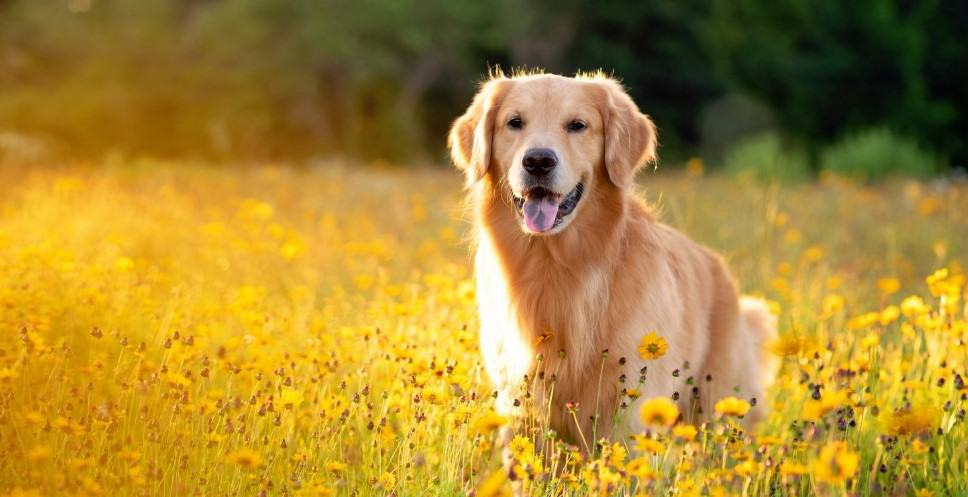
#> input picture dog.jpg, 968 x 497 px
$ jupyter execute Feature_Extraction.ipynb   (shell and % lines are left out)
#> lines starting #> are read from the running program, lines starting #| are printed output that depends on the picture
<a href="https://colab.research.google.com/github/himanithakar1002/Feature-Extraction/blob/main/Feature_Extraction.ipynb" target="_parent"></a>

[cell 1]
from google.colab import files
import pandas as pd
import numpy as np
import matplotlib.pyplot as plt
from skimage.io import imread, imshow
from PIL import Image

[cell 2]
uploded=files.upload()
#> the answer given: dog.jpg

[cell 3]
image1 = imread('dog.jpg')
#> image1 is the input picture: shape (497, 968, 3); mean R, G, B 167.5, 133.7, 48.4
imshow(image1);

[cell 4]
image2 = imread('dog.jpg', as_gray=True)
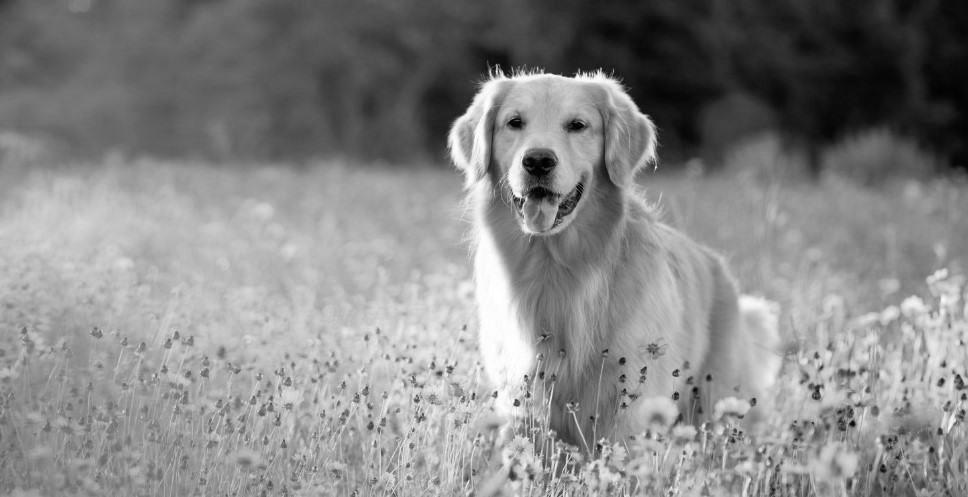
#> image2: shape (497, 968) float64; min 0.000833, max 1, mean 0.528
imshow(image2);

[cell 5]
print(image1.shape)
#| (497, 968, 3)
print(image2.shape)
#| (497, 968)

[cell 6]
print(image1.size)
#| 1443288
print(image2.size)
#| 481096

[cell 7]
pixel_feat1 = np.reshape(image2, (497 * 968))
pixel_feat1

[cell 8]
pixel_feat2 = np.reshape(image1, (497 * 968 * 3))
pixel_feat2

[cell 9]
from skimage.exposure import histogram
hist, hist_centers = histogram(image2)
#> hist = 256 values, max 4504 at index 186, min 3 at index 0, mean 1879.3; hist_centers = 256 values from 0.00278 to 0.998

#Plotting the Image and the Histogram of gray values
fig, axes = plt.subplots(1, 2, figsize=(8, 3))
axes[0].imshow(image2, cmap=plt.cm.gray)
axes[0].axis('off')
axes[1].plot(hist_centers, hist, lw=2)
axes[1].set_title('histogram of gray values')
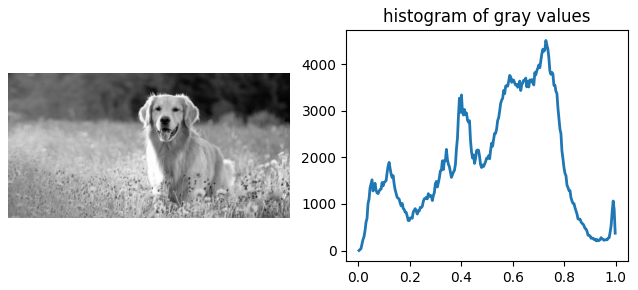
#> figure drawn by matplotlib, 2 panels; panel 2: curve peaks at x = 0.729, y = 4504

[cell 10]
import cv2
from google.colab.patches import cv2_imshow

img_rotate_90_clockwise = cv2.rotate(image1, cv2.ROTATE_90_CLOCKWISE)
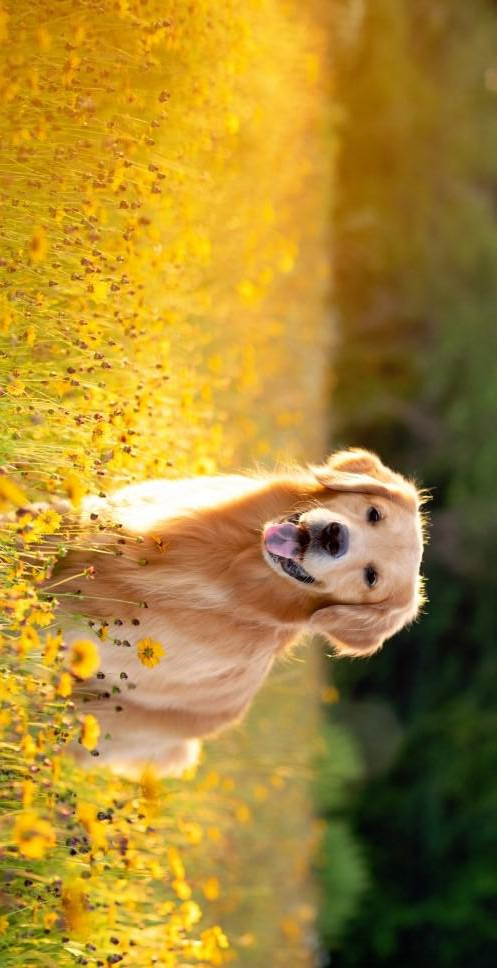
#> img_rotate_90_clockwise: shape (968, 497, 3); mean R, G, B 167.5, 133.7, 48.4
cv2_imshow(img_rotate_90_clockwise)
img_rotate_90_counterclockwise = cv2.rotate(image1, cv2.ROTATE_90_COUNTERCLOCKWISE)
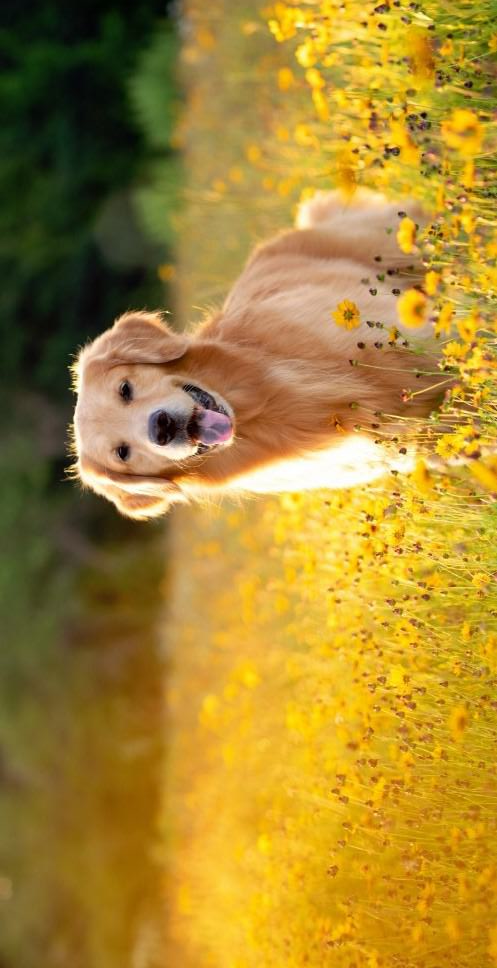
#> img_rotate_90_counterclockwise: shape (968, 497, 3); mean R, G, B 167.5, 133.7, 48.4
cv2_imshow(img_rotate_90_counterclockwise)
img_rotate_180 = cv2.rotate(image1, cv2.ROTATE_180)
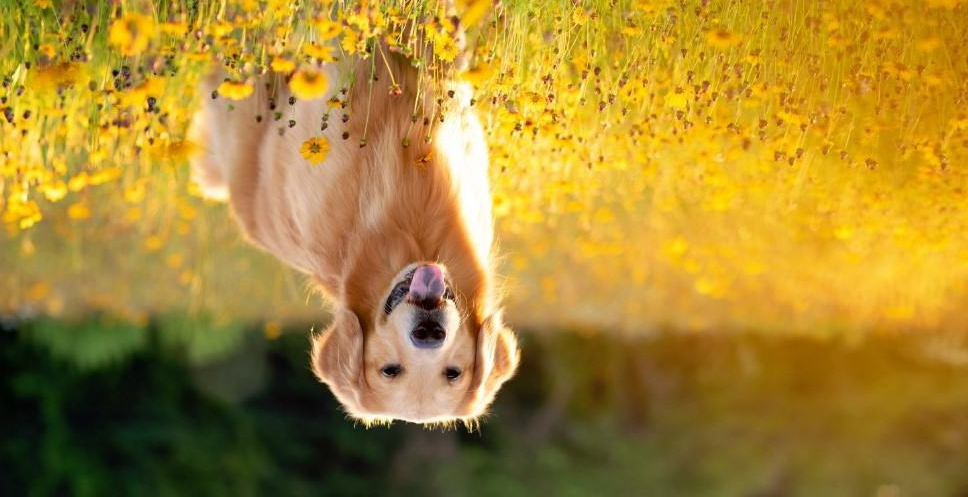
#> img_rotate_180: shape (497, 968, 3); mean R, G, B 167.5, 133.7, 48.4
cv2_imshow(img_rotate_180)
